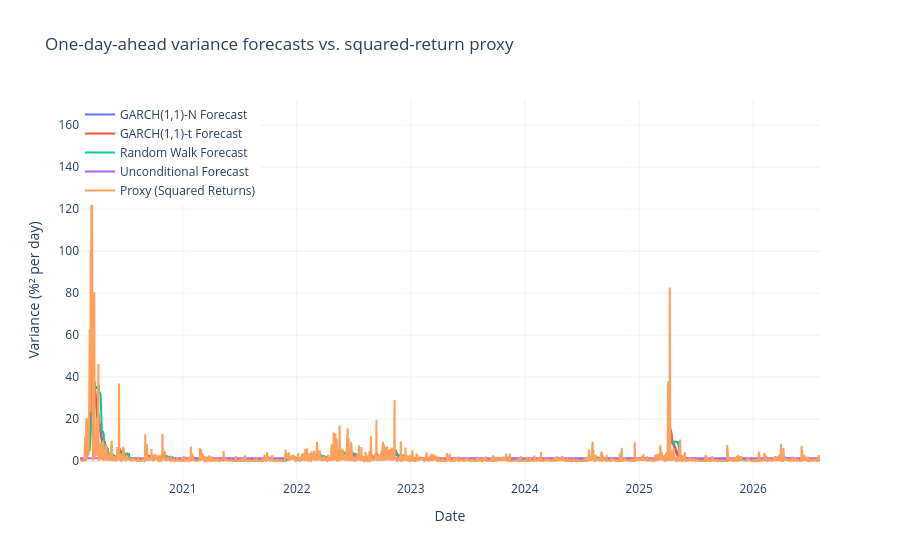

The notebook cell saved with this chart:
### Markdown cell above
## One-step out-of-sample forecasts, and the alignment discipline

The forecast made on day $t$ targets day $t+1$. In a series indexed by target
date it must therefore occupy row $t+1$, which is one shift, and
`assert h.index.equals(p.index)` is the line that proves the alignment.

Below: one-step-ahead GARCH variance forecasts over the whole test window for
both fits, the proxy $p = (100 \cdot r_{test})^2$, and both benchmarks. The
parameters stay frozen at their train estimates while the $\sigma^2$ recursion
rolls through the observed test returns, so no refit loop is needed.

Everything is fed the same percent-scaled returns and stays in %²-per-day units,
with no square roots and no 252 until a plot axis needs them.

### Code cell
# Forecast of the Gaussian GARCH model
forecast_n = garch_model_n.forecast(start=r_train.index[-1], horizon=1, reindex=False)
h_garch_n = forecast_n.variance["h.1"].shift(1)  # Shift to align with the test index
h_garch_n = h_garch_n.loc[r_test.index]  # Cut to the test index

# Forecast of the Student-t GARCH model
forecast_t = garch_model_t.forecast(start=r_train.index[-1], horizon=1, reindex=False)
h_garch_t = forecast_t.variance["h.1"].shift(1)  # Shift to align with the test index
h_garch_t = h_garch_t.loc[r_test.index]  # Cut to the test index

# Baseline 1: the random-walk variance forecast, i.e. the mean of r^2 over the
# 21 days strictly before t. It is a variance, and it excludes t by construction.
h_rw = rw_variance_forecast(r*100, window=21)
h_rw = h_rw.loc[r_test.index] # Cut to the test index

# Baseline 2: the unconditional variance forecast, i.e. the training-sample mean
# of squared returns, held constant across the test window.
training_variance = np.mean((r_train*100)**2)
h_unc = training_variance * (r_test*0 + 1)

# Proxy
p = (100*r_test)**2


# Plot the forecasts
fig = go.Figure()
fig.add_trace(go.Scatter(x=h_garch_n.index, y=h_garch_n, mode='lines', name='GARCH(1,1)-N Forecast'))
fig.add_trace(go.Scatter(x=h_garch_t.index, y=h_garch_t, mode='lines', name='GARCH(1,1)-t Forecast'))
fig.add_trace(go.Scatter(x=h_rw.index, y=h_rw, mode='lines', name='Random Walk Forecast'))
fig.add_trace(go.Scatter(x=h_unc.index, y= h_unc, mode='lines', name='Unconditional Forecast'))
fig.add_trace(go.Scatter(x=p.index, y=p, mode='lines', name='Proxy (Squared Returns)'))

fig.update_layout(title='One-day-ahead variance forecasts vs. squared-return proxy',
                  xaxis_title='Date',
                  yaxis_title='Variance (%² per day)',
                  legend=dict(x=0, y=1, traceorder='normal'),
                  template='plotly_white')
fig.show()

# Check that the forecasts and the proxy have the same dates
assert h_garch_n.index.equals(p.index)
assert h_garch_t.index.equals(p.index)
assert h_rw.index.equals(p.index)
assert h_unc.index.equals(p.index)

# Check that there are no NaN values in the forecasts
assert np.sum(h_garch_n.isna()) == 0
assert np.sum(h_garch_t.isna()) == 0



print("Mean of GARCH(1,1)-N Forecast:", np.mean(h_garch_n))
print("Mean of GARCH(1,1)-t Forecast:", np.mean(h_garch_t))
print("Mean of Random Walk Forecast:", np.mean(h_rw))
print("Mean of Unconditional Forecast:", np.mean(h_unc))
print("Mean of Proxy (Squared Returns):", np.mean(p))

### Figure 1 — Plotly figure (JSON) as saved in the notebook; plotly's stock layout.template omitted (floating-point values rounded to 4 significant figures; data arrays with more than 128 entries replaced by an {"elided": "..."} marker saying what was removed)
{"data": [{"mode": "lines", "name": "GARCH(1,1)-N Forecast", "type": "scatter", "x": {"elided": "1629 str values"}, "y": {"elided": "1629 float values"}}, {"mode": "lines", "name": "GARCH(1,1)-t Forecast", "type": "scatter", "x": {"elided": "1629 str values"}, "y": {"elided": "1629 float values"}}, {"mode": "lines", "name": "Random Walk Forecast", "type": "scatter", "x": {"elided": "1629 str values"}, "y": {"elided": "1629 float values"}}, {"mode": "lines", "name": "Unconditional Forecast", "type": "scatter", "x": {"elided": "1629 str values"}, "y": {"elided": "1629 float values"}}, {"mode": "lines", "name": "Proxy (Squared Returns)", "type": "scatter", "x": {"elided": "1629 str values"}, "y": {"elided": "1629 float values"}}], "layout": {"legend": {"traceorder": "normal", "x": 0, "y": 1}, "title": {"text": "One-day-ahead variance forecasts vs. squared-return proxy"}, "xaxis": {"title": {"text": "Date"}}, "yaxis": {"title": {"text": "Variance (%² per day)"}}}}
